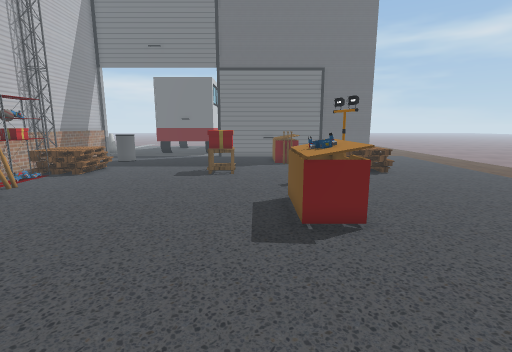
[1] (above)

18 first-person views from a walk through a 3-D level made in the Unity game engine. The camera is 1.3 m above the floor, tilts 10° down and sees 85° across. The floor is counted in squares, 0.5 m on a side. Each view is taken from the middle of a square. On the plan, view 1 faces up. The plan holds only what a view shows up to about 19 squares ahead; the rest is blank. The place goes on beyond the plan. The player is left out. Some surface patterns are stand-ins.

[2]
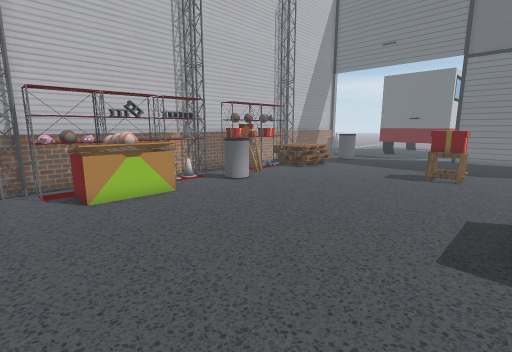

[3]
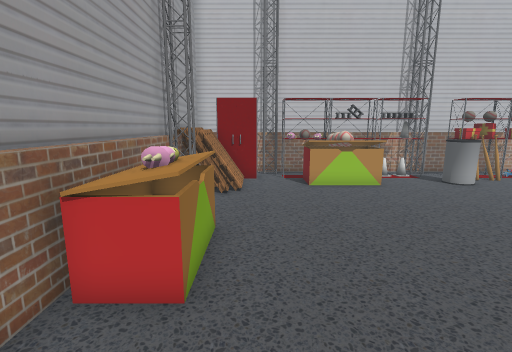

[4]
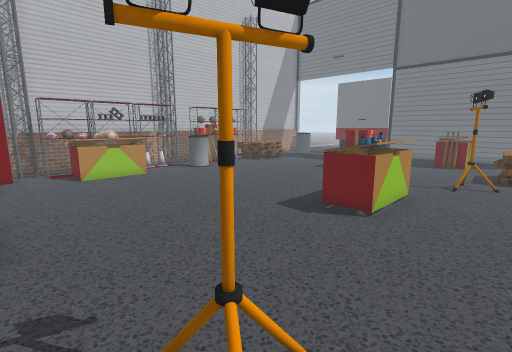

[5]
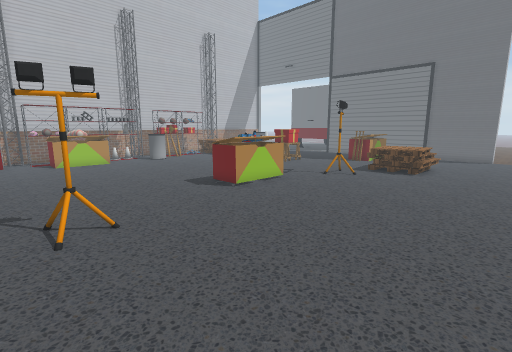

[6]
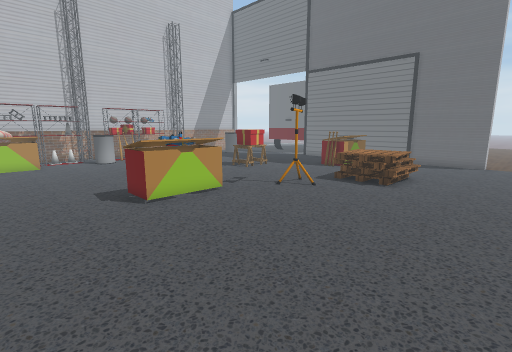

[7]
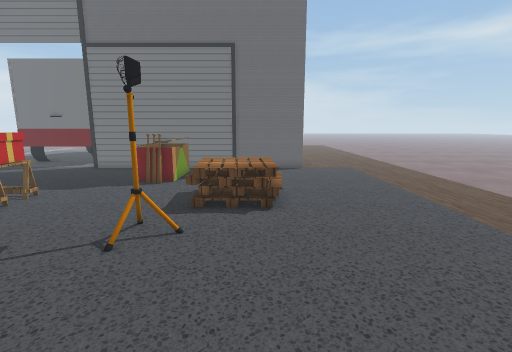

[8]
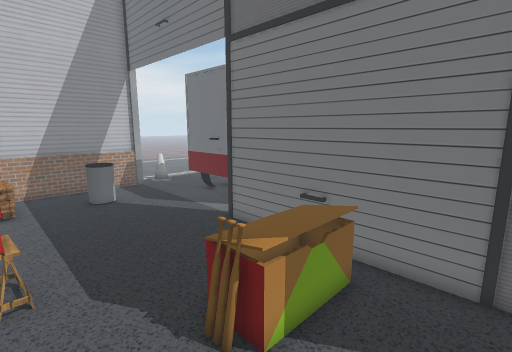

[9]
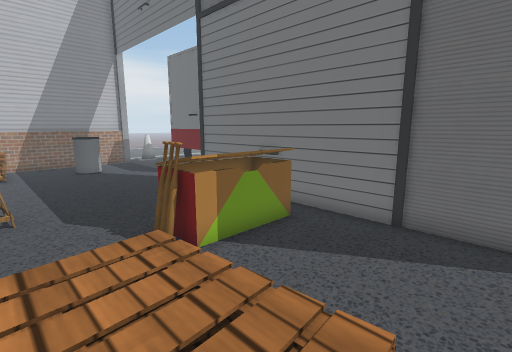

[10]
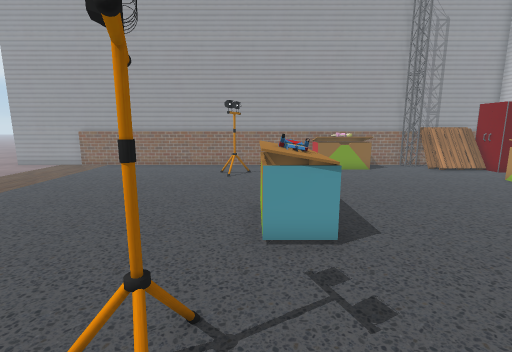

[11]
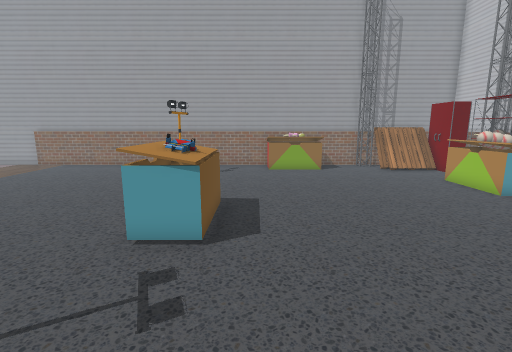

[12]
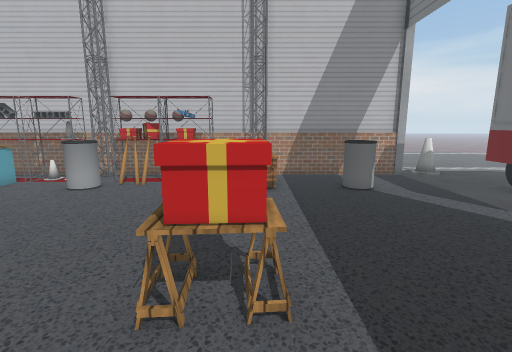

[13]
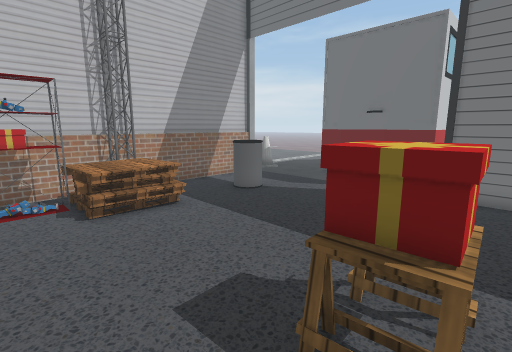

[14]
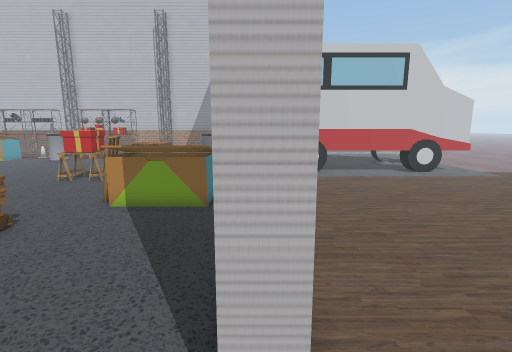

[15]
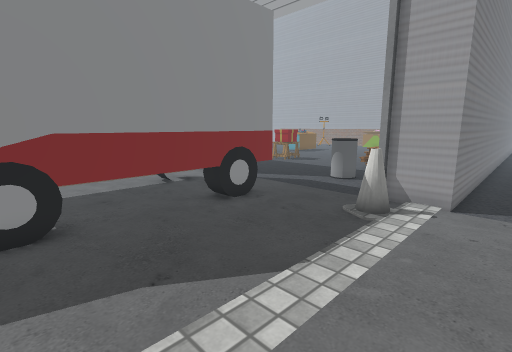

[16]
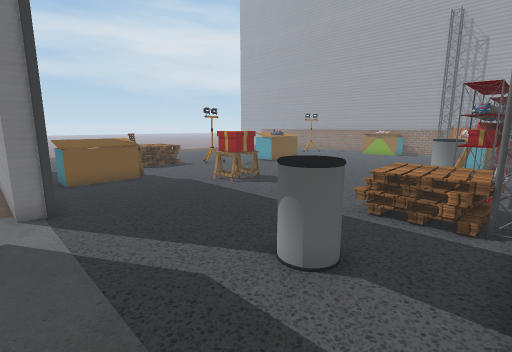

[17]
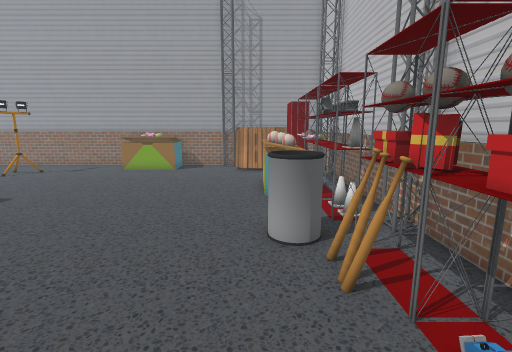

[18]
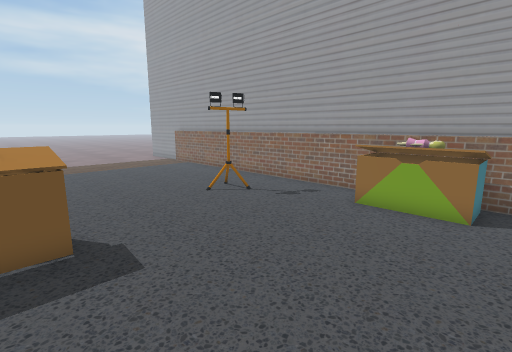

### Floor plan
Key: @ floor where view 1 was taken; # wall or solid block; . main floor; : floor 0.75 m higher than the main floor; / step, stairs or slope; = window, fence, low wall or low ledge; ^ raised ledge; P pallet; R robot; B box; I bin; C cone; L block; T thing the floor can be seen under or through; U truck; O other object.
Columns run from 17 left of view 1 to 12 right of it. Each row starts with its distance up from view 1.
 35 .   ....U    U.....
 34   ......U   UU.......
 33 ........#    #........
 32 ........U    #.........
 31 ........#    #..........
 30 ........#    #...........
 29 ........#U  U#.............
 28 ........U    U.............
 27 ...CC...#U   #..   ..........
 26 ...C....UUUUUU ....    .......
 25 ..###.........#############...
 24 ..###.............== .........
 23 ..###.............BBB.........
 22 ..###..OI.........BBB.........
 21 ..###..II.........BBB.........
 20  .###.............B#B.........
 19  .###................../P.....
 18  .###=.P............../  /....
 17  .####OO......OOO.....// /....
 16  .###O O......OOO.....:///....
 15  .###OOO.......O..............
 14  .###RR..............#........
 13  .####O..............#........
 12  .#####.......................
 11  .###O# ......................
 10  .###OOII.........BBB.........
  9     ##.II.........BRB.........
  8     #CO...........BRB.........
  7     #OO...........BBB.........
  6     #OOBB.....................
  5     #LOBB.....................
  4     #OO^B.....................
  3     #OOBB.....................
  2     #OOBB.....................
  1     #OO..............T........
  0     ###..........@...T........
 -1     ###PPP...BBBB.............
 -2     ###PPP#..BBBB.............
 -3     ##PP######################

Positions as (right, up) in squares from view 1, and headings:
1: (0, 0), facing up
2: (1, 0), facing up-left
3: (3, 0), facing left
4: (6, -1), facing up-left
5: (12, -1), facing up-left
6: (12, 3), facing up-left
7: (7, 7), facing up
8: (6, 17), facing up-left
9: (8, 17), facing up-left
10: (3, 16), facing down
11: (0, 16), facing down
12: (2, 17), facing left
13: (-1, 13), facing up-left
14: (12, 25), facing left
15: (-17, 35), facing down-right
16: (-13, 26), facing down-right
17: (-9, 16), facing down
18: (-5, 8), facing down-right
